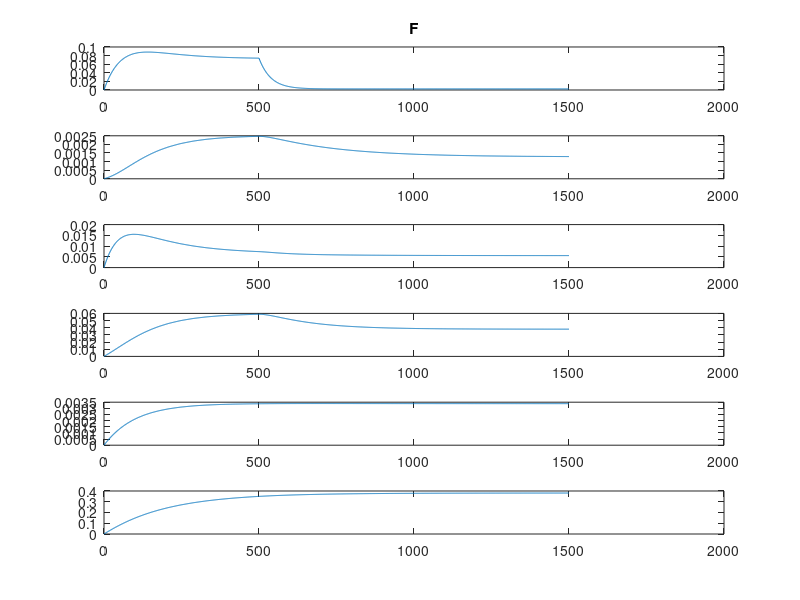

The MATLAB source for this figure: (Note: this script raises an error after producing the figure.)
%% Code generating Figures 2C, 2D, 2E

% Cleaning 
clear all, close all, clc;

% Maximum input-current values (C,D,E respectively) 
IMaxVals = [1.1 1.8 1.8];

% Initial conditions (C,D,E respectively) 
IC_C = [0.0, 0.0, 0.0, 0.0, 0.0, 0.0];
IC_D = [0.050, 0.00, 0.062, 0.046, 0.035, 0.35];
IC_E = [0.005, 0.00, 0.052, 0.03, 0.08, 0.35];
ICVals = [IC_C; IC_D; IC_E];



for i = 1:length(IMaxVals)      % For each input current values...

    
    %% External inputs (as a vector)  
    I1fun = @(t) (t<=500).*IMaxVals(i);
    I = @(t) [I1fun(t); 0*t; 0*t; 0*t; 0*t; 0*t];       %Applied current (only) in V1
    
    %% Connectivity matrix
    W = [... %V1E  PPCE     PFCE         V1I     PPCI     PFCI
             1.0,   11.22,  1.29,       -2.3,    0,     0;...    % V1E
             4.57,  1.0,    10.57,       0,     -1.8,   0;...    % PPCE
             0.72,  9.87,   1.0,         0,      0,    -1.9;...  % PFCE

             2.0,    0,      0,          0.5,    0,     0;...    % V1I
             0,      2.0,    0,          0,      0.5,   0;...    % PPCI
             0,      0,      2.0,        0,      0,     0.5;     % PFCI
    ];
    
    %% Gain functions excitatory & inhibitory parts
    mu1E= 3;  nu1E =2.0;
    mu2E= 2;  nu2E =4.0;
    mu3E= 2;  nu3E =2.0;
    mu1I= 2;  nu1I =0.3;
    mu2I= 2;  nu2I =0.3;
    mu3I= 2;  nu3I =0.3;
    
    % FIRING RATE FUNCTION
    fr = @(v,mu,nu) 1/(1+exp(-mu*(v-nu)));       
    S = @(v) [ fr(v(1),mu1E,nu1E);  fr(v(2),mu2E,nu2E); fr(v(3),mu3E,nu3E); fr(v(4),mu1E,nu1E); fr(v(5),mu2E,nu2E); fr(v(6),mu3E,nu3E)]; 

    %% Time constants
    tauE = [30; 66.6;  38]; 
    tauI = [10; 10;  10];
    tau = [tauE; tauI];

    %% Decay constants
    betaE = [0.8; 0.3; 0.8]; betaI = [0.07; 0.1; 0.07];
    beta = [betaE; betaI];

    %% Right-hand side
    F = @(t,u)(-beta.*u + S(W*u + I(t)))./tau;

    %% Time step
    tSpan = [0:1:1500];
    [t,U] = ode23s(F,tSpan, ICVals(i,:));

    %% Plot trajectory
    figure, hold on;
    for subl = 1:6
       subplot(6,1,subl)
       plot(t,U(:,subl)); drawnow;
    end
    subplot(6,1,1)
        
    titles_list = ["Figure 2C"; "Figure 2D"; "Figure 2E"];
    title([titles_list(i)])
    subtitle(['IMax = ' num2str(IMaxVals(i))]);
    hold off;

end







